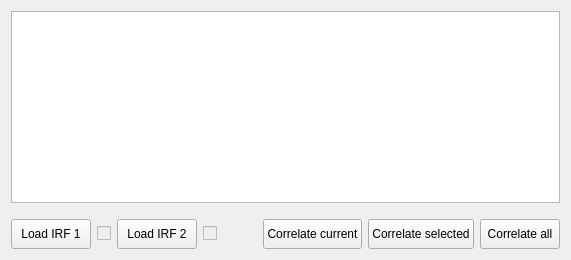
      <widget class="QWidget" name="tabAntibunching">
       <attribute name="icon">
        <iconset>
         <normaloff>../../../../OneDrive - Washington State University (email.wsu.edu)/Documents/Bertus/SMS Code/AB_icon4.png</normaloff>../../../../OneDrive - Washington State University (email.wsu.edu)/Documents/Bertus/SMS Code/AB_icon4.png</iconset>
       </attribute>
       <attribute name="title">
        <string>Antibunching</string>
       </attribute>
       <layout class="QVBoxLayout" name="verticalLayout_25">
        <item>
         <widget class="PlotWidget" name="pgAntibunching_PlotWidget">
          <property name="sizePolicy">
           <sizepolicy hsizetype="Expanding" vsizetype="Expanding">
            <horstretch>0</horstretch>
            <verstretch>0</verstretch>
           </sizepolicy>
          </property>
         </widget>
        </item>
        <item>
         <layout class="QHBoxLayout" name="horizontalLayout_3">
          <property name="topMargin">
           <number>10</number>
          </property>
          <item>
           <widget class="QPushButton" name="pushButton_4">
            <property name="minimumSize">
             <size>
              <width>0</width>
              <height>30</height>
             </size>
            </property>
            <property name="text">
             <string>Load IRF 1</string>
            </property>
            <property name="icon">
             <iconset resource="../icons.qrc">
              <normaloff>:/icons/icons/load-irf.png</normaloff>:/icons/icons/load-irf.png</iconset>
            </property>
           </widget>
          </item>
          <item>
           <widget class="QCheckBox" name="checkBox">
            <property name="enabled">
             <bool>false</bool>
            </property>
            <property name="text">
             <string/>
            </property>
           </widget>
          </item>
          <item>
           <widget class="QPushButton" name="pushButton_5">
            <property name="minimumSize">
             <size>
              <width>0</width>
              <height>30</height>
             </size>
            </property>
            <property name="text">
             <string>Load IRF 2</string>
            </property>
            <property name="icon">
             <iconset resource="../icons.qrc">
              <normaloff>:/icons/icons/load-irf.png</normaloff>:/icons/icons/load-irf.png</iconset>
            </property>
           </widget>
          </item>
          <item>
           <widget class="QCheckBox" name="checkBox_2">
            <property name="enabled">
             <bool>false</bool>
            </property>
            <property name="text">
             <string/>
            </property>
           </widget>
          </item>
          <item>
           <spacer name="horizontalSpacer_5">
            <property name="orientation">
             <enum>Qt::Horizontal</enum>
            </property>
            <property name="sizeHint" stdset="0">
             <size>
              <width>40</width>
              <height>20</height>
             </size>
            </property>
           </spacer>
          </item>
          <item>
           <widget class="QPushButton" name="pushButton_3">
            <property name="minimumSize">
             <size>
              <width>0</width>
              <height>30</height>
             </size>
            </property>
            <property name="text">
             <string>Correlate current</string>
            </property>
           </widget>
          </item>
          <item>
           <widget class="QPushButton" name="pushButton_2">
            <property name="minimumSize">
             <size>
              <width>0</width>
              <height>30</height>
             </size>
            </property>
            <property name="text">
             <string>Correlate selected</string>
            </property>
           </widget>
          </item>
          <item>
           <widget class="QPushButton" name="pushButton">
            <property name="minimumSize">
             <size>
              <width>0</width>
              <height>30</height>
             </size>
            </property>
            <property name="text">
             <string>Correlate all</string>
            </property>
           </widget>
          </item>
         </layout>
        </item>
       </layout>
      </widget>
